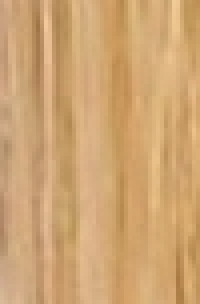
#> input picture template/eye_tem_spring.jpg, 50 x 76 px (shown 4 times larger)
$ python eye.py
#> lines starting #> are read from the running program, lines starting #| are printed output that depends on the picture
### fppapi.py
# -*- coding: utf-8 -*-
import urllib2
import urllib
import time

def fppapi(filepath):

	http_url='https://api-cn.faceplusplus.com/facepp/v3/detect'
	key = "EusHWZaGPvSlKJ0jwOT3kn0NrLIvSgZx"
	secret = "9PRmgpfOkv_pS0w2zB3daU0LyGVRIyJV"
	#filepath = r"photo.jpg"
	boundary = '----------%s' % hex(int(time.time() * 1000))
	data = []
	data.append('--%s' % boundary)
	data.append('Content-Disposition: form-data; name="%s"\r\n' % 'api_key')
	data.append(key)
	data.append('--%s' % boundary)
	data.append('Content-Disposition: form-data; name="%s"\r\n' % 'api_secret')
	data.append(secret)
	data.append('--%s' % boundary)
	fr=open(filepath,'rb')
	data.append('Content-Disposition: form-data; name="%s"; filename=" "' % 'image_file')
	data.append('Content-Type: %s\r\n' % 'application/octet-stream')
	data.append(fr.read())
	fr.close()
	data.append('--%s' % boundary)
	data.append('Content-Disposition: form-data; name="%s"\r\n' % 'return_landmark')
	data.append('1')
	data.append('--%s' % boundary)
	data.append('Content-Disposition: form-data; name="%s"\r\n' % 'return_attributes')
	data.append("gender,age,smiling,headpose,facequality,blur,eyestatus,emotion,ethnicity,beauty,mouthstatus,eyegaze,skinstatus")
	data.append('--%s--\r\n' % boundary)

	http_body='\r\n'.join(data)
	#buld http request
	req=urllib2.Request(http_url)
	#header
	req.add_header('Content-Type', 'multipart/form-data; boundary=%s' % boundary)
	req.add_data(http_body)
	try:
		#req.add_header('Referer','http://remotserver.com/')
		#post data to server
		resp = urllib2.urlopen(req, timeout=5)
		#get response
		qrcont=resp.read()
		return qrcont
		#print qrcont    qrcont is response json

	except urllib2.HTTPError as e:
		print e.read()

### eye.py
#coding:utf-8
from PIL import Image
import matplotlib.pyplot as pl
import numpy as np
import json
import fppapi
import hist_similar
import avg_similar
#注：所有的filepath为filepath = r"photo.jpg"格式

#返回裁剪出的眼睛image对象
def eyecut(filepath):

    apiresponse=fppapi.fppapi(filepath)
    get_dic=json.loads(apiresponse)
    face_list=get_dic['faces']
    #list[0] is dict
    list_dic=face_list[0]
    #keys of list_dic [u'landmark', u'attributes', u'face_token', u'face_rectangle']
    #'landmark' is a dict
    landmark_dic=list_dic['landmark']
    #keys of landmark_dic : all 83 landmarks https://www.faceplusplus.com.cn/landmarks/#demo
    upperleft=landmark_dic['left_eye_upper_left_quarter']
    lowerright=landmark_dic['left_eye_lower_right_quarter']


    upperleft_x=upperleft['x']
    upperleft_y=upperleft['y']

    lowerright_x=lowerright['x']
    lowerright_y=lowerright['y']


    im = Image.open(filepath)
    region = im.crop((upperleft_x, upperleft_y, lowerright_x, lowerright_y))
    #region是裁剪后的image对象
    return region


def eye(filepath):


    #导入模板
#> called with filepath = 'testcases/eye_test_fall.jpg'
    springtem = Image.open('template/eye_tem_spring.jpg')
#> springtem is the input picture: PIL image 50x76 RGB; mean R, G, B 206.9, 164.6, 114.5
    summertem = Image.open('template/eye_tem_summer.jpg')
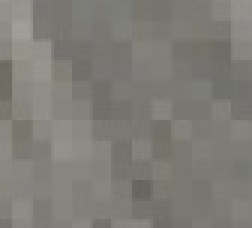
#> input picture template/eye_tem_summer.jpg, 84 x 76 px (shown 3 times larger)
#> summertem is the input picture: PIL image 84x76 RGB; mean R, G, B 126.1, 125.6, 118.9
    falltem = Image.open('template/eye_tem_fall.jpg')
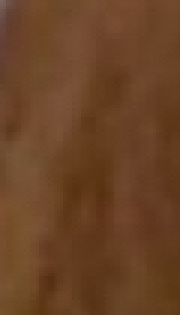
#> input picture template/eye_tem_fall.jpg, 60 x 105 px (shown 3 times larger)
#> falltem is the input picture: PIL image 60x105 RGB; mean R, G, B 106, 67, 38.1
    wintertem = Image.open('template/eye_tem_winter.jpg')
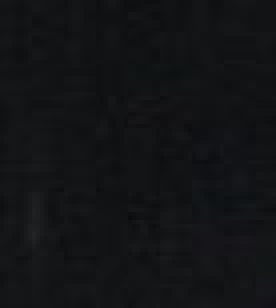
#> input picture template/eye_tem_winter.jpg, 69 x 77 px (shown 4 times larger)
#> wintertem is the input picture: PIL image 69x77 RGB; mean R, G, B 18.6, 19.7, 21.9

    #导入被测试图片
    testim=eyecut(filepath)

    #得出与模板相似度
    avg_tem_sim=50.6877155653

    spring_similar_avg=avg_similar.similar(springtem,testim,avg_tem_sim)
    summer_similar_avg=avg_similar.similar(summertem,testim,avg_tem_sim)
    fall_similar_avg=avg_similar.similar(falltem,testim,avg_tem_sim)
    winter_similar_avg=avg_similar.similar(wintertem,testim,avg_tem_sim)


    #均值法结果集
    avg_result_list=[]
    avg_result_list.append(spring_similar_avg)
    avg_result_list.append(summer_similar_avg)
    avg_result_list.append(fall_similar_avg)
    avg_result_list.append(winter_similar_avg)


    #print avg_result_list
    return avg_result_list


if __name__ == '__main__':
    filepath=r"testcases/eye_test_fall.jpg"
#> (the run stopped early here; a loop or call above may not have finished)
